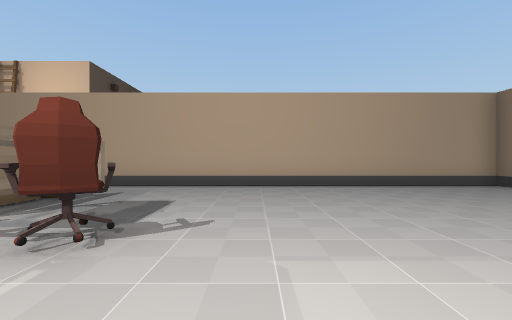
view 1 (above)

17 first-person views from a walk through a 3-D level made in the Unity game engine. The camera is 1.4 m above the floor, looks level and sees 90° across. Doors are open. The floor is counted in squares, 2 m on a side. Each view is taken from the middle of a square. On the plan, view 1 faces up. The plan holds only what a view shows up to about 9 squares ahead; the rest is blank. The place goes on beyond the plan.

view 2
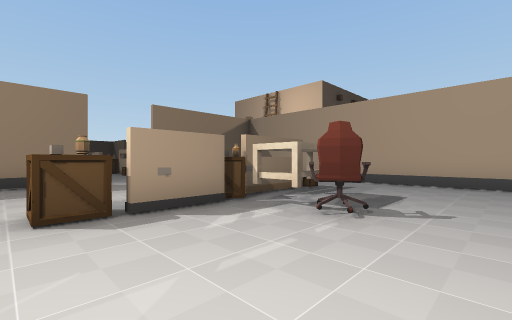

view 3
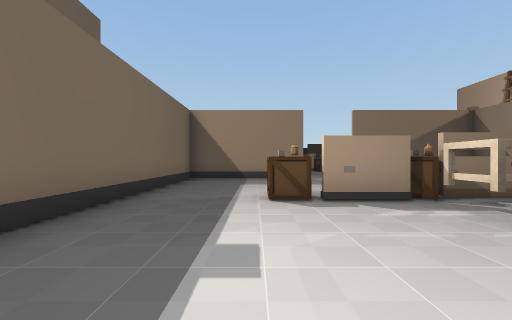

view 4
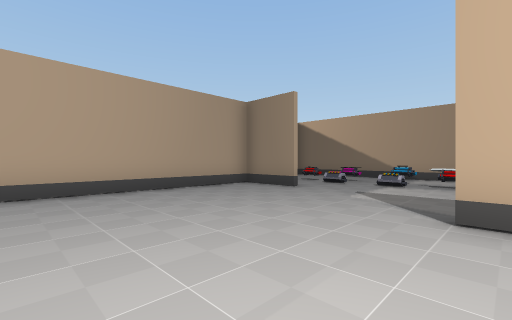

view 5
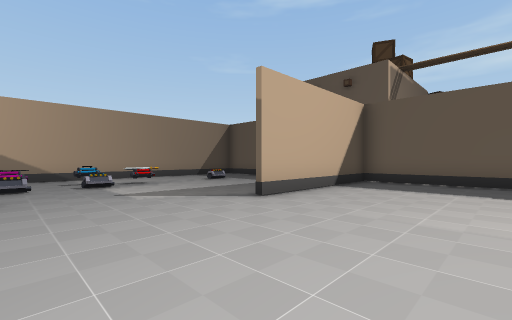

view 6
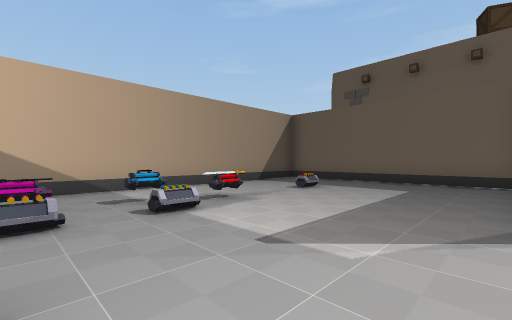

view 7
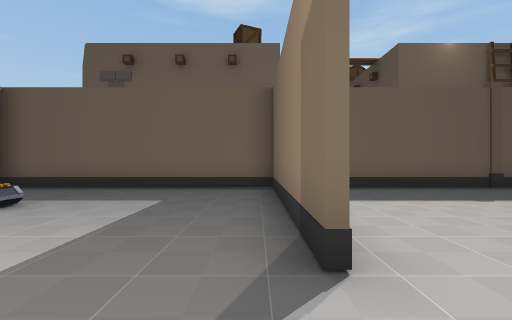

view 8
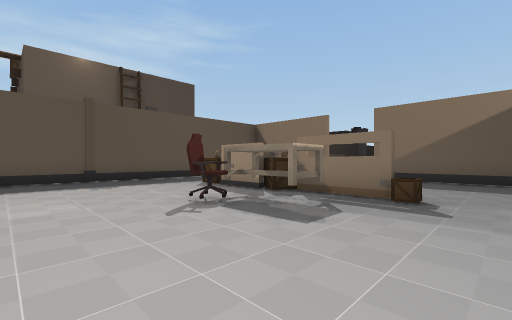

view 9
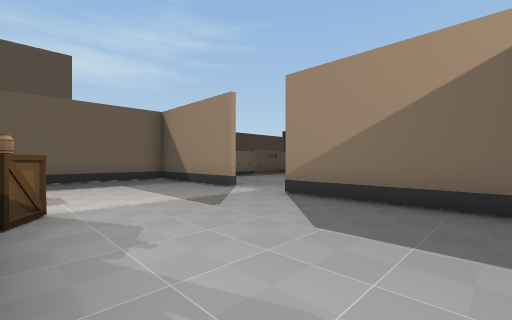

view 10
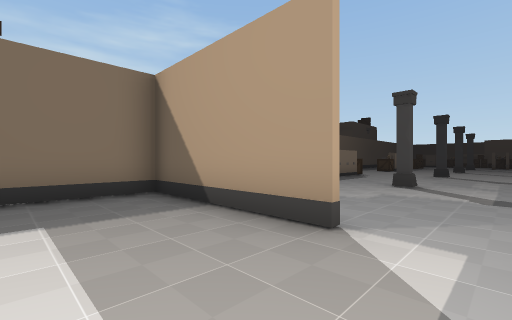

view 11
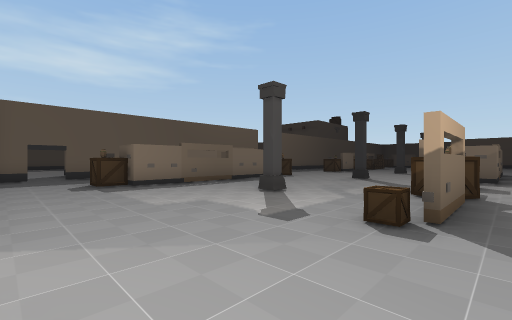

view 12
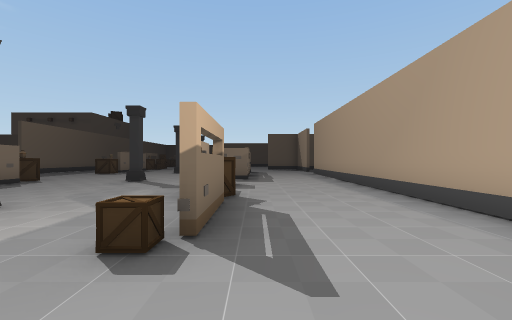

view 13
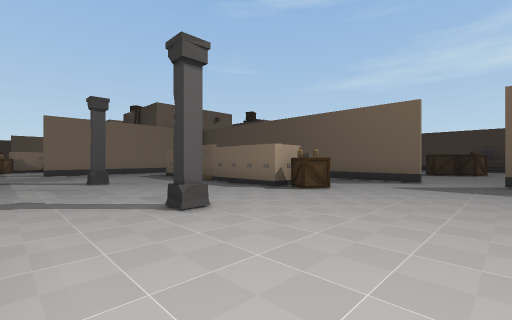

view 14
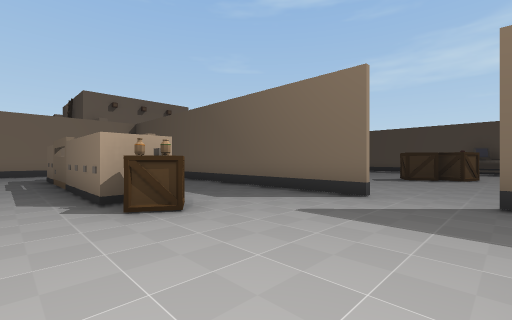

view 15
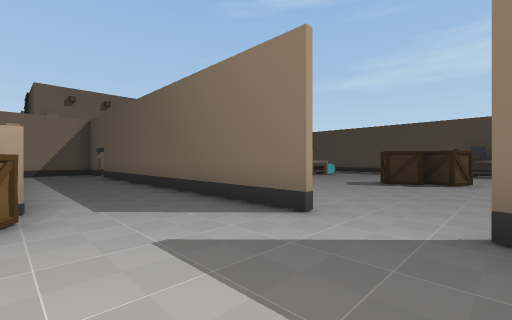

view 16
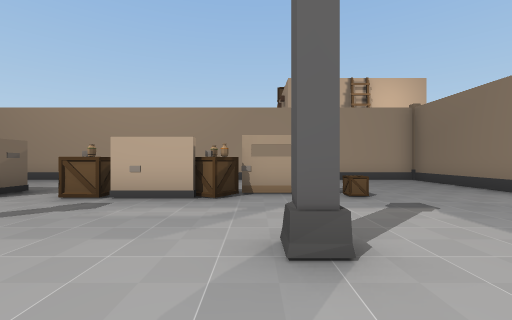

view 17
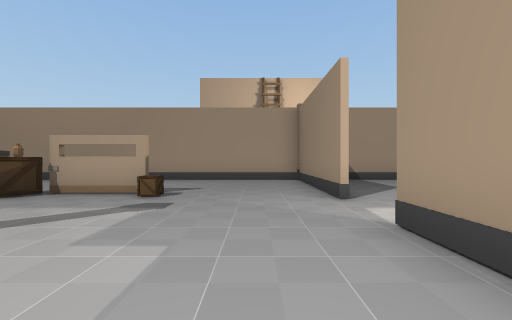

### Floor plan
Points are (right, up) in squares from view 1. A wall is a line through its corners. A room is listed if a view was taken in it or the views show most of it. See-through windows are left out.
Room 1 (views 1, 2, 3, 4, 5, 6, 7, 8, 9, 10)
walls: (4.6, 1.5) (4.6, -3.4); (6.5, 5) (6.5, 6.9) (-8, 6.9); (-3.4, 1.5) (-3.4, 0.4); (4.4, -3.5) (4.4, 1.5); (11.3, -1.5) (11.3, 5); (-8.3, 0.8) (-8.3, -3.4) (11.4, -3.4); (-8.3, 6) (-8.3, 2.5)
ways out: open door at (-8.5, 1.5) to room 2
objects: box (-5, 0); other object (-4, 0); box (-4, 2); other object (-4, 3); other object (-4, 4); box (-4, 5); table (-3, 2) to (-3, 4); chair (-2, 2); crate (8, 3); other object (9, -1); crate (9, 2); crate (9, 3); crate (9, 5); other object (9, 6)
Room 2 (views 11, 12, 13, 14, 15, 16, 17)
walls: (-14.6, -3.1) (-13.4, -3.1); (-13.4, 3.5) (-12.4, 3.5); (-12.4, 3.3) (-13.5, 3.3); (-8.5, -0.5) (-8.5, 0.8); (-8.5, 2.5) (-8.5, 7); (-20.1, -6.9) (-10.6, -6.9); (-9.6, -6.9) (-9, -6.9); (-8, 6.9) (-22, 6.9)
ways out: open door at (-8.5, 1.5) to room 1; opening at (-10, -7); open door at (-21, -7)
objects: column (-19, 0); box (-18, -4); box (-17, 3); other object (-16, -3); other object (-15, -3); box (-15, 3); column (-14, 0); other object (-14, 3); other object (-13, -3); other object (-12, -3); other object (-12, 3); box (-11, -4); box (-11, 3)

Where each view was taken, in squares from view 1:
view 1: 0 up, 0 right, facing up
view 2: 1 down, 0 right, facing up-left
view 3: 1 down, 1 right, facing left
view 4: 1 up, 1 right, facing up-right
view 5: 5 up, 1 right, facing down-right
view 6: 5 up, 5 right, facing down-right
view 7: 3 up, 5 right, facing down
view 8: 6 up, 1 right, facing down-left
view 9: 6 up, 4 left, facing down-left
view 10: 2 up, 6 left, facing down-left
view 11: 4 up, 9 left, facing down-left
view 12: 4 up, 10 left, facing left
view 13: 2 up, 22 left, facing down-right
view 14: 2 down, 22 left, facing down-right
view 15: 4 down, 22 left, facing down-right
view 16: 2 down, 14 left, facing up
view 17: 2 down, 10 left, facing up
